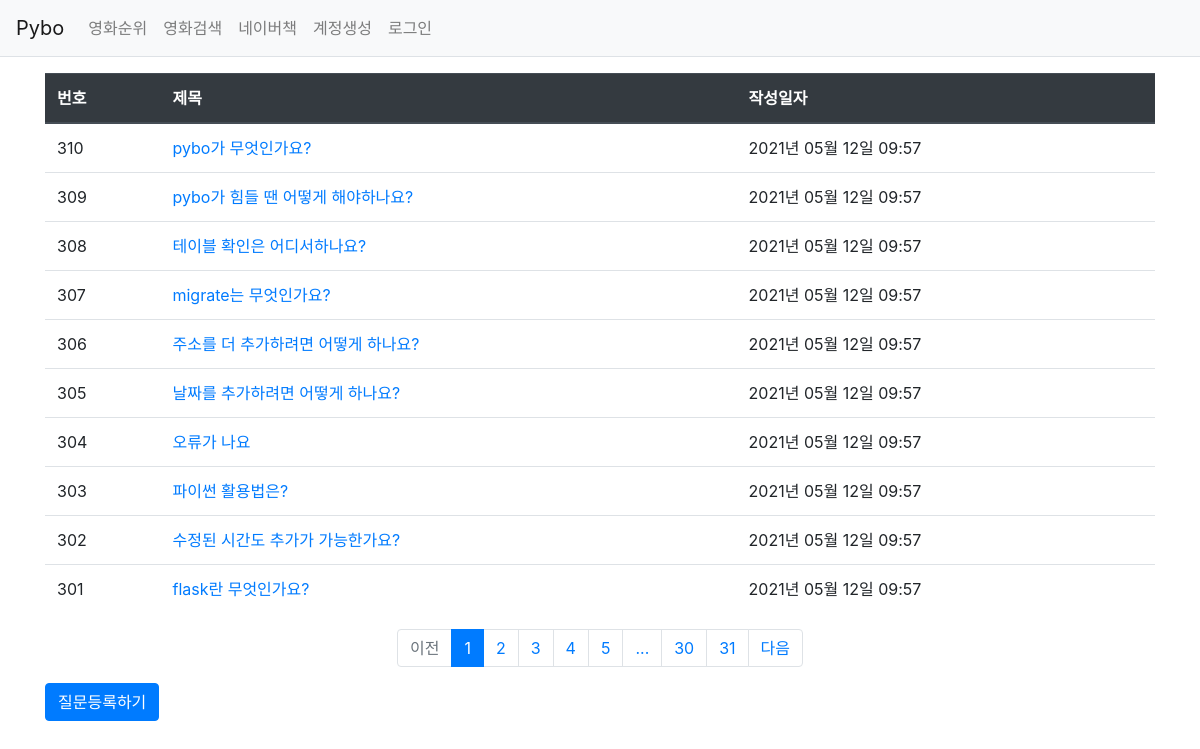
Page /question/list/ on the committed database.
### pybo/models.py (models this page shows)
class Question(db.Model):
    id = db.Column(db.Integer,primary_key=True)
    subject = db.Column(db.String(200), nullable=False)
    content = db.Column(db.Text(),nullable=False)
    create_date = db.Column(db.DateTime(),nullable=False)

### pybo/views/question_views.py (the view)
@bp.route('/list/')
def _list():
    page = request.args.get('page',type=int, default=1)
    question_list = Question.query.order_by(Question.create_date.desc())
    question_list = question_list.paginate(page,per_page=10)
    return render_template('question/question_list.html', question_list=question_list)

### pybo/filter.py (called while the page is built)
def format_datetime(value, fmt='%Y년 %m월 %d일 %H:%M'):
    return value.strftime(fmt)

### pybo/views/auth_views.py (called while the page is built)
@bp.before_app_request
def load_logged_in_user():
    user_id = session.get('user_id')
    if user_id is None:
        g.user = None
    else :
        g.user = User.query.get(user_id)

### pybo/templates/question/question_list.html (shortened to what this page needs)
{% extends 'base.html' %}
{% block content %}
<div class="container my-3">
        <table class="table">
            <thead>
            <tr class="thead-dark">
                <th>번호</th>
                <th>제목</th>
                <th>작성일자</th>
            </tr>
            </thead>
            <tbody>
                {% if question_list %}
                {% for question in question_list.items %}
                <tr>
                    <td>{{ question_list.total - ((question_list.page-1) * question_list.per_page) - loop.index0 }}</td>
                    <td>
                        <a href="{{ url_for('question.detail', question_id=question.id) }}">
                            {{ question.subject }} </a>
                    </td>
                    <td>
                        {{ question.create_date|datetime }}
                    </td>
                </tr>
                {% endfor %}
                {% endif %}
            </tbody>
        </table>
        <ul class="pagination justify-content-center">
            {% if question_list.has_prev %}
            <li class="page-item">
                <a class="page-link" href="?page={{ question_list.prev_num }}">이전</a>
            </li>
            {% else %}
            <li class="page-item disabled">
                <a class="page-link" tabindex="-1" aria-disabled="true" href="#">이전</a>
            </li>
            {% endif %}
            {% for page_num in question_list.iter_pages() %}
                {% if page_num %}
                    {% if page_num != question_list.page %}
                    <li class="page-item">
                        <a class="page-link" href="?page={{ page_num }}">{{ page_num }}</a>
                    </li>
                    {% else %}
                    <li class="page-item active" aria-current="page">
                        <a class="page-link" href="#">{{ page_num }}</a>
                    </li>
                    {% endif %}
               {% else %}
                    <li class="disabled">
                        <a class="page-link" href="#">...</a>
                    </li>
               {% endif %}
            {% endfor %}
            {% if question_list.has_next %}
            <li class="page-item">
                <a class="page-link" href="?page={{ question_list.next_num }}">다음</a>
            </li>
            {% else %}
            <li class="page-item disabled">
                <a class="page-link" tabindex="-1" aria-disabled="true" href="#">다음</a>
            </li>
            {% endif %}
        </ul>
        <a href="{{ url_for('question.create') }}" class="btn btn-primary">질문등록하기</a>
</div>
{% endblock %}

### pybo/templates/base.html (shortened to what this page needs)
<!DOCTYPE html>
<html lang="ko">
<head>
    <link rel="stylesheet" href="{{url_for('static',filename='bootstrap.min.css')}}">
    <link rel="stylesheet" href="{{url_for('static',filename='style.css')}}">
</head>
<body>
<nav class="navbar navbar-expand-lg navbar-light bg-light border-bottom">
    <a class="navbar-brand" href="{{ url_for('main.index')}}">Pybo</a>
    <div class="collapse navbar-collapse flex-grow-0" id="navbarNav">
        {% if g.user %}.
        <ul class="navbar-nav">
             <li class="navbar-nav">
                <a class="nav-link" href="{{url_for('movie.Movierank')}}">영화순위</a>
             </li>
             <li class="navbar-nav">
                <a class="nav-link" href="{{url_for('movie.Moviesearch')}}">영화검색</a>
             </li>
            <li class="navbar-nav">
                <a class="nav-link" href="{{url_for('naver.Naverbook')}}">네이버책</a>
             </li>
             <li class="navbar-nav">
                <a class="nav-link" href="{{url_for('auth.logout')}}">{{g.username}}님 로그아웃</a>
             </li>
        </ul>
        {% else %}
        <ul class="navbar-nav">
            <li class="navbar-nav">
                <a class="nav-link" href="{{url_for('movie.Movierank')}}">영화순위</a>
             </li>
             <li class="navbar-nav">
                <a class="nav-link" href="{{url_for('movie.Moviesearch')}}">영화검색</a>
             </li>
             <li class="navbar-nav">
                <a class="nav-link" href="{{url_for('naver.Naverbook')}}">네이버책</a>
             </li>
            <li class="navbar-nav">
                <a class="nav-link" href="{{url_for('auth.signup') }}">계정생성</a>
            </li>
             <li class="navbar-nav">
                <a class="nav-link" href="{{url_for('auth.login')}}">로그인</a>
             </li>
        </ul>
        {% endif %}
    </div>
</nav>
{% block content %}
{% endblock %}
</body>
</html>

### rows in the picture
Question: total "310", subject "pybo가 무엇인가요?", create_date "2021년 05월 12일 09:57"
Question: total "309", subject "pybo가 힘들 땐 어떻게 해야하나요?", create_date "2021년 05월 12일 09:57"
Question: total "308", subject "테이블 확인은 어디서하나요?", create_date "2021년 05월 12일 09:57"
Question: total "307", subject "migrate는 무엇인가요?", create_date "2021년 05월 12일 09:57"
Question: total "306", subject "주소를 더 추가하려면 어떻게 하나요?", create_date "2021년 05월 12일 09:57"
Question: total "305", subject "날짜를 추가하려면 어떻게 하나요?", create_date "2021년 05월 12일 09:57"
Question: total "304", subject "오류가 나요", create_date "2021년 05월 12일 09:57"
Question: total "303", subject "파이썬 활용법은?", create_date "2021년 05월 12일 09:57"
Question: total "302", subject "수정된 시간도 추가가 가능한가요?", create_date "2021년 05월 12일 09:57"
Question: total "301", subject "flask란 무엇인가요?", create_date "2021년 05월 12일 09:57"

### other values in the picture
{{ page_num }} "1"
{{ page_num }} "2" "3" "4" "5" "30" "31"
